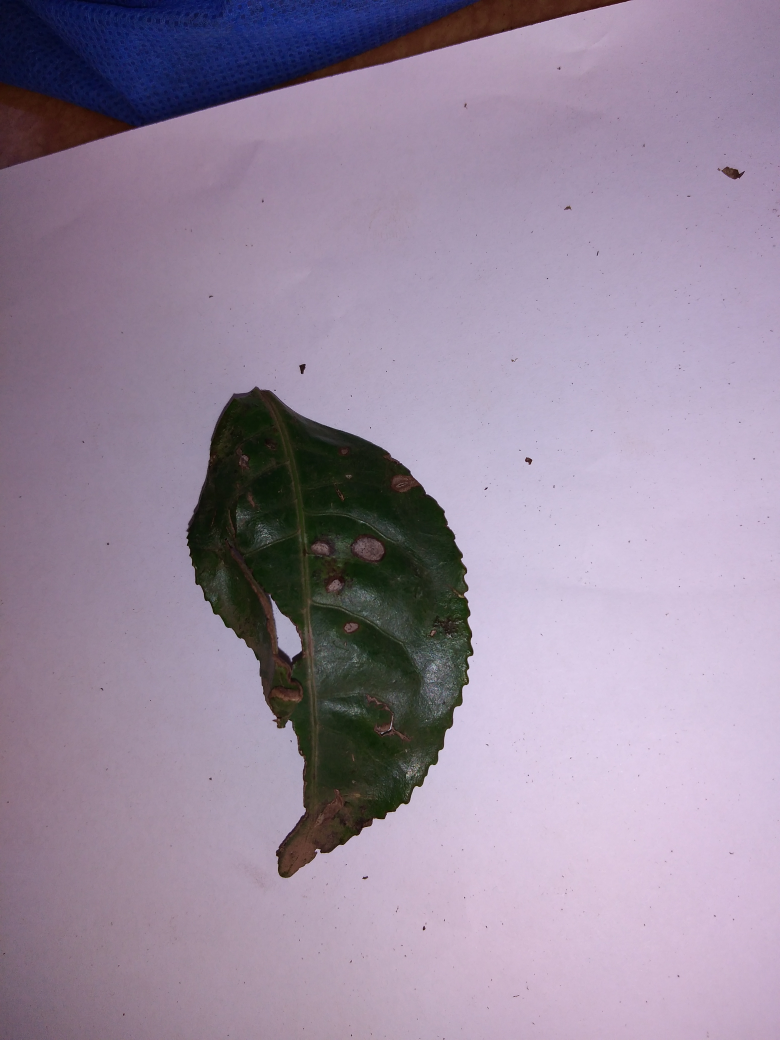
#> input picture Dataset/Anthracnose/IMG_20220503_143242.jpg, 3120 x 4160 px, found by its file name (shown at 1/4 size); its folder holds only this picture in this run
$ jupyter execute --allow-errors Percobaan_2.ipynb   (older library calls are emulated)
#> lines starting #> are read from the running program, lines starting #| are printed output that depends on the picture
## **FINAL PROJECT PCD: PERCOBAAN KE-2**

#### **Import Library**

[cell 1]
import os
import cv2 as cv
import matplotlib.pyplot as plt
import numpy as np
import pandas as pd
import seaborn as sns
from sklearn.model_selection import train_test_split, cross_val_predict
from sklearn.metrics import accuracy_score, classification_report
from skimage.feature import graycomatrix, graycoprops
from scipy.stats import entropy
from sklearn.ensemble import RandomForestClassifier
from sklearn.svm import SVC
from sklearn.neighbors import KNeighborsClassifier
from sklearn.metrics import accuracy_score, precision_score, recall_score, f1_score, confusion_matrix, classification_report
from sklearn.metrics import (confusion_matrix, ConfusionMatrixDisplay)

Kode diatas memuat berbagai pustaka (library) yang diperlukan untuk mendukung alur kerja pengembangan sistem pengenalan objek berbasis citra. Secara sistematis, kode tersebut mengimpor modul untuk pengelolaan data gambar, ekstraksi fitur statistik dari citra, serta penerapan berbagai algoritma klasifikasi seperti Random Forest, SVM, dan K-Nearest Neighbors. Selain itu, disertakan pula pustaka untuk pengolahan data numerik, visualisasi hasil, serta perangkat evaluasi untuk mengukur kinerja model klasifikasi berdasarkan parameter seperti akurasi dan confusion matrix.

#### **Load Dataset & Pra-pemrosesan Awal**

[cell 2]
data = []
labels = []
file_name = []

dataset_path = "dataset/"

for sub_folder in os.listdir(dataset_path):
    full_path = os.path.join(dataset_path, sub_folder)

    if not os.path.isdir(full_path):
        continue

    sub_folder_files = os.listdir(full_path)
    for i, filename in enumerate(sub_folder_files):
        img_path = os.path.join(full_path, filename)
        img = cv.imread(img_path)
#> img is the input picture: shape (4160, 3120, 3); mean B, G, R 158.9, 138.4, 153
        if img is not None:
            img = cv.cvtColor(img, cv.COLOR_BGR2GRAY)
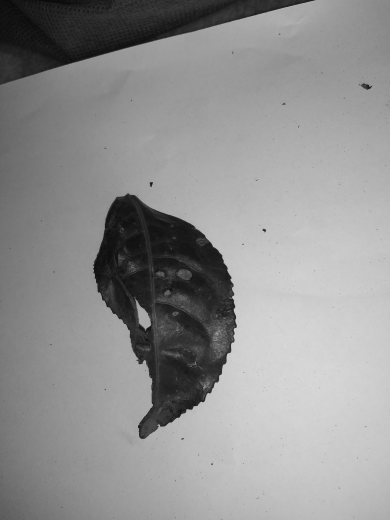
#> img: shape (4160, 3120) (shown at 1/8 size); min 0, max 250, mean 145.1
            img = cv.resize(img, (256, 256))
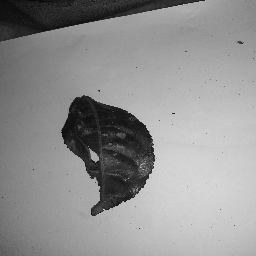
#> img: shape (256, 256); min 2, max 223, mean 145.1
            img = img.astype(np.uint8)

            data.append(img)
            labels.append(sub_folder)
            name = os.path.splitext(filename)[0]
            file_name.append(filename)

data = np.array(data)
labels = np.array(labels)

Kode diatas berfungsi untuk proses pemuatan (loading) dan pra-pemrosesan dataset gambar secara otomatis dari direktori penyimpanan. Program melakukan iterasi melalui setiap sub-folder di dalam direktori dataset, membaca file gambar yang ditemukan, lalu mengubahnya menjadi format grayscale serta menyeragamkan ukuran gambar menjadi 256x256 piksel. Seluruh data gambar yang berhasil diproses kemudian dikonversi ke dalam bentuk larik (array) NumPy, diikuti dengan penyimpanan label kategori berdasarkan nama folder asal serta daftar nama file terkait, yang bertujuan untuk mempermudah proses manipulasi data pada tahap analisis dan klasifikasi selanjutnya.

#### **Standarisasi Dimensi (Baseline)**

[cell 3]
def baseline(img):
    if len(img.shape) == 3:  # kalau RGB/BGR
        img = cv.cvtColor(img, cv.COLOR_BGR2GRAY)

    img = cv.resize(img, (128, 128))
    return img

# apply ke semua data
dataPreprocessed = [baseline(img) for img in data]
#> in baseline (call 2), `img = cv.resize(img, (128, 128))`:
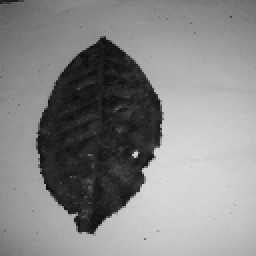
#> img: shape (128, 128) (shown 2 times larger); min 12, max 218, mean 134.7
#> dataPreprocessed = 2 items

Fungsi baseline diatas dirancang untuk melakukan pra-pemrosesan standar terhadap data gambar guna memastikan konsistensi format sebelum diolah lebih lanjut. Fungsi tersebut secara otomatis memeriksa apakah gambar memiliki format warna (RGB/BGR) dan mengubahnya menjadi skala keabuan (grayscale), kemudian menyeragamkan dimensi seluruh gambar menjadi 128x128 piksel. Setelah fungsi didefinisikan, dilakukan iterasi terhadap seluruh isi variabel data untuk menerapkan transformasi tersebut secara menyeluruh, sehingga menghasilkan kumpulan data yang telah seragam dan siap untuk tahapan analisis berikutnya.

#### **Analisis & Visualisasi Distribusi Data**

Kode dibawah bertujuan untuk melakukan analisis deskriptif dan visualisasi awal terhadap dataset guna memastikan komposisi data yang proporsional. Program terlebih dahulu menghitung distribusi jumlah citra di setiap kelas menggunakan pandas dan mempresentasikannya melalui diagram batang agar ketimpangan antar kelas dapat teridentifikasi dengan jelas. Selanjutnya, dilakukan pengambilan sampel acak sebanyak lima citra dari masing-masing kategori (Anthracnose, bird eye spot, dan healthy) untuk ditampilkan dalam bentuk grid visual. Proses ini sangat krusial dalam tahapan riset untuk memverifikasi kualitas data serta memastikan bahwa setiap kelas telah terwakili secara representatif sebelum melangkah ke tahap pelatihan model.

[cell 4]
# Mengubah list labels menjadi pandas Series untuk memudahkan penghitungan
label_series = pd.Series(labels)

# Menghitung jumlah kemunculan setiap label
label_counts = label_series.value_counts()

# Membuat diagram batang
plt.figure(figsize=(8, 6))
sns.barplot(x=label_counts.index, y=label_counts.values)
plt.title('Distribusi Jumlah Data per Label')
plt.xlabel('Label Kelas')
plt.ylabel('Jumlah Citra')
plt.show()
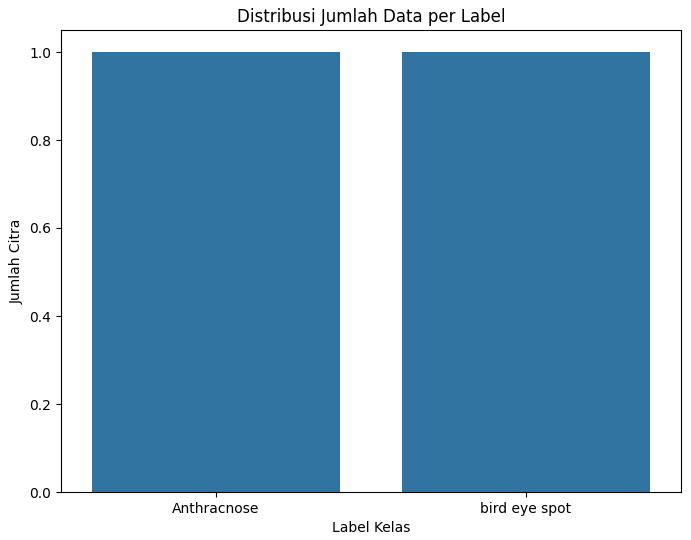
#> figure drawn by matplotlib, 1 panel

# Menampilkan jumlah data dan label secara keseluruhan
print(f"Total jumlah citra dalam dataset: {len(data)}")
#| Total jumlah citra dalam dataset: 2
print(f"Total jumlah label dalam dataset: {len(labels)}")
print(f"Jumlah kelas unik: {len(label_counts)}")
print("\nJumlah citra per kelas:")
print(label_counts)

# Mendapatkan indeks untuk kelas 'Anthracnose', 'bird eye spot' dan 'healthy'
Anthracnose_indices = np.where(labels == 'Anthracnose')[0]
bird_eye_spot_indices = np.where(labels == 'bird eye spot')[0]
healthy_indices = np.where(labels == 'healthy')[0]

# Mengambil 5 sampel acak jika jumlahnya lebih dari 5, atau semua sampel jika kurang dari 5
num_samples_to_show = 5
if len(Anthracnose_indices) >= num_samples_to_show:
    sample_Anthracnose_indices = np.random.choice(Anthracnose_indices, num_samples_to_show, replace=False)
else:
    sample_Anthracnose_indices = Anthracnose_indices

if len(bird_eye_spot_indices) >= num_samples_to_show:
    sample_bird_eye_spot_indices = np.random.choice(bird_eye_spot_indices, num_samples_to_show, replace=False)
else:
    sample_bird_eye_spot_indices = bird_eye_spot_indices

if len(healthy_indices) >= num_samples_to_show:
    sample_healthy_indices = np.random.choice(healthy_indices, num_samples_to_show, replace=False)
else:
    sample_healthy_indices = healthy_indices

# Menggabungkan indeks sampel
sample_indices = np.concatenate((sample_Anthracnose_indices, sample_bird_eye_spot_indices, sample_healthy_indices))

# Ubah bagian for loop untuk plotting sampel
plt.figure(figsize=(20, 10))
plt.suptitle('Sampel Citra dari Dataset', fontsize=16)

# Gunakan 3 baris (sesuai jumlah kelas) dan 5 kolom (sesuai num_samples_to_show)
for i, index in enumerate(sample_indices):
    plt.subplot(3, num_samples_to_show, i + 1)
    plt.imshow(data[index], cmap='gray')
    plt.title(f"Label: {labels[index]}")
    plt.axis('off')

plt.tight_layout(rect=[0, 0, 1, 0.96])
plt.show()

#### **Visualisasi Sampel Tiap Kelas**

Fungsi dibawah disusun untuk menyajikan representasi visual dari setiap kelas yang ada dalam dataset secara otomatis. Program mengidentifikasi semua kategori unik yang terdapat pada variabel labels, kemudian melakukan iterasi untuk memilih satu contoh citra dari tiap-tiap kelas tersebut. Jika suatu kelas memiliki jumlah data yang mencukupi, program akan menampilkan citra pada indeks ke-10 ke dalam sebuah tata letak grid yang rapi. Tujuannya adalah untuk memberikan gambaran visual yang cepat dan konsisten mengenai karakteristik citra dari masing-masing kategori, sehingga perbedaan visual antar kelas dapat diamati dengan lebih mudah.

[cell 5]
class_names = np.unique(labels)

def show_sample_images(images, labels, class_names):
    plt.figure(figsize=(15, 10))
    for i, class_name in enumerate(class_names):
        class_images = images[labels == class_name]
        if len(class_images) > 10:
            plt.subplot(3, 4, i + 1)
            plt.imshow(class_images[10], cmap='gray')
            plt.title(class_name)
            plt.axis('off')
    plt.tight_layout()
    plt.show()

show_sample_images(data, labels, class_names)

#### **Implementasi : Resize Citra**

[cell 6]
def resize_image(image, new_width, new_height):
    old_height, old_width = image.shape[:2]
    resized_image = np.zeros((new_height, new_width), dtype=np.uint8)
    for i in range(new_height):
        for j in range(new_width):
            x = int(j * old_width / new_width)
            y = int(i * old_height / new_height)
            resized_image[i, j] = image[y, x]
    return resized_image

Fungsi resize_image diatas mengimplementasikan algoritma nearest neighbor interpolation secara manual untuk mengubah dimensi citra ke ukuran yang ditentukan tanpa menggunakan pustaka eksternal. Secara teknis, fungsi ini membuat sebuah array kosong dengan dimensi baru, kemudian melakukan iterasi piksel demi piksel untuk memetakan koordinat dari citra asli ke koordinat yang sesuai pada citra target dengan melakukan perhitungan rasio perbandingan ukuran. Pendekatan ini memastikan bahwa setiap piksel pada citra hasil merupakan hasil pengambilan nilai dari titik terdekat pada citra sumber, sehingga ukuran gambar dapat disesuaikan sesuai kebutuhan sistem.

Kode dibawah berfungsi untuk memverifikasi hasil dari fungsi resize_image yang telah dibuat sebelumnya melalui perbandingan visual. Program mengambil satu sampel citra dari dataset, menerapkan proses perubahan ukuran menjadi 128x128 piksel menggunakan fungsi tersebut, kemudian menyandingkan citra asli dengan citra hasil perubahan ukuran dalam satu tampilan visual. Langkah ini sangat krusial dalam laporan penelitian untuk menunjukkan secara objektif bahwa proses perubahan dimensi telah berhasil dilakukan dengan tetap mempertahankan kualitas visual yang diperlukan bagi tahap klasifikasi selanjutnya.

[cell 7]
gambar_asli = data[0]

lebar_baru = 128
tinggi_baru = 128
gambar_resize = resize_image(gambar_asli, lebar_baru, tinggi_baru)

plt.figure(figsize=(10, 5))

plt.subplot(1, 2, 1)
plt.imshow(gambar_asli, cmap='gray')
plt.title(f"Asli: {gambar_asli.shape}")
plt.axis('off')

plt.subplot(1, 2, 2)
plt.imshow(gambar_resize, cmap='gray')
plt.title(f"Hasil Resize: {gambar_resize.shape}")
plt.axis('off')

plt.show()

#### **Konversi Grayscale & Validasi Dataset**

Kode dibawah bertujuan untuk memastikan keseragaman format warna pada seluruh dataset dengan melakukan proses konversi ke skala keabuan (grayscale) secara selektif. Program melakukan iterasi pada setiap citra dan memeriksa dimensinya, dimana jika citra masih memiliki tiga saluran warna (RGB/BGR), sistem akan mengubahnya menjadi satu saluran (grayscale), namun jika citra sudah berada dalam format dua dimensi, sistem akan membiarkannya tetap sebagaimana adanya. Setelah seluruh data dipastikan konsisten, hasil akhirnya dikonversi kembali menjadi larik (array) NumPy dan divalidasi dengan menampilkan sampel citra melalui fungsi show_sample_images untuk memastikan bahwa proses konversi warna berjalan dengan benar tanpa merusak informasi visual yang dibutuhkan.

[cell 8]
img_grey = []
for img in data:
    # Cek dulu apakah gambar sudah grayscale (punya 2 dimensi/tidak punya channel warna)
    if len(img.shape) == 2:
        img_grey.append(img)
    else:
        # Jika belum (masih 3 channel), baru lakukan konversi
        gray = cv.cvtColor(img, cv.COLOR_BGR2GRAY)
        img_grey.append(gray)
#> this loop made 2 passes
#> after the loop, img_grey = 2 items

img_grey = np.array(img_grey)

show_sample_images(img_grey, labels, class_names)

#### **Algoritma Histogram Equalization**

[cell 9]
def ekualisasi_histogram(citra):
    panjang, lebar = citra.shape

    # Hitung histogram
    histogram = np.zeros(256, dtype=int)
    for i in range(panjang):
        for j in range(lebar):
            nilai = citra[i, j]
            histogram[nilai] += 1

    # Hitung CDF
    cdf = np.zeros(256, dtype=int)
    for i in range(256):
        cdf[i] = np.sum(histogram[:i+1])

    # Normalisasi CDF
    cdf_min = cdf[cdf > 0].min() if np.any(cdf > 0) else 0
    cdf_norm = np.round((cdf - cdf_min) / (panjang * lebar - cdf_min) * 255).astype(int)

    # Petakan nilai baru
    hasil = np.zeros_like(citra, dtype=int)
    for i in range(panjang):
        for j in range(lebar):
            val = citra[i, j]
            hasil[i, j] = cdf_norm[val]

    return hasil.astype(np.uint8)

Fungsi ekualisasi_histogram diatas diimplementasikan untuk meningkatkan kontras citra secara otomatis dengan meratakan distribusi intensitas piksel. Proses ini diawali dengan menghitung frekuensi kemunculan setiap nilai keabuan, kemudian membangun fungsi distribusi kumulatif (Cumulative Distribution Function atau CDF) sebagai dasar normalisasi. Nilai piksel pada citra asli kemudian dipetakan kembali ke rentang nilai baru berdasarkan hasil normalisasi tersebut, sehingga intensitas warna pada citra terdistribusi lebih merata.

#### **Algoritma Spatial Filtering (Mean, Median, Modus)**

[cell 10]
def filter_citra(img, size, mode):
    # dimensi gambar
    height, width = img.shape
    # ukuran padding
    pad = size // 2
    # tambah padding tepi / add edge padding
    padded = np.pad(img, pad, mode='edge')
    # kanvas hasil
    canvas = np.zeros_like(img, dtype=np.uint8)
    match mode:
        case 'mean':
            area = size * size
            for i in range(height):
                for j in range(width):
                    region = padded[i:i+size, j:j+size]
                    total_sum = 0
                    for row in region:
                        for pixel in row:
                            total_sum += int(pixel)

                    canvas[i, j] = total_sum // area

        case 'median':
            # filter median
            for i in range(height):
                for j in range(width):
                    # area kernel
                    region = padded[i:i+size, j:j+size]
                    # rumus median manual
                    values = []
                    for row in region:
                        for val in row:
                            values.append(val)
                    # urutkan manual
                    n = len(values)
                    for a in range(n):
                        for b in range(0, n - a - 1):
                            if values[b] > values[b + 1]:
                                values[b], values[b + 1] = values[b + 1], values[b]
                    # ambil nilai tengah
                    mid = n // 2
                    if n % 2 == 0:
                        canvas[i, j] = (values[mid - 1] + values[mid]) // 2
                    else:
                        canvas[i, j] = values[mid]

        case 'modus':
            # filter modus
            for i in range(height):
                for j in range(width):
                    # area kernel
                    region = padded[i:i+size, j:j+size]
                    # ratakan array
                    values = region.ravel()
                    # hitung kemunculan
                    count = {}
                    for val in values:
                        if val in count:
                            count[val] += 1
                        else:
                            count[val] = 1
                    # cari nilai terbanyak
                    max_count = 0
                    mode_val = 0
                    for val, freq in count.items():
                        if freq > max_count:
                            max_count = freq
                            mode_val = val
                    # simpan hasil
                    canvas[i, j] = mode_val

    return canvas

Fungsi filter_citra diatas dirancang untuk menerapkan teknik perbaikan citra melalui operasi spatial filtering berbasis kernel dengan ukuran yang dapat ditentukan. Sistem terlebih dahulu menambahkan padding pada tepi citra agar proses penyaringan dapat mencakup seluruh area gambar secara menyeluruh. Tergantung pada parameter mode yang dipilih, fungsi akan menjalankan salah satu dari tiga metode statistik: mean filter untuk meratakan intensitas (penghalusan), median filter untuk mereduksi derau (noise) dengan mengurutkan nilai piksel dalam kernel, atau modus filter untuk mengganti nilai piksel dengan nilai yang paling sering muncul di sekitarnya. Implementasi manual ini memungkinkan kontrol penuh terhadap bagaimana setiap piksel dihitung dan dimodifikasi untuk meningkatkan kualitas citra sebelum masuk ke tahap analisis fitur.

#### **Pipeline : Median Filter & Histogram Equalization**

[cell 11]
def median_equal(img):
    # 1. resize
    img = cv.resize(img, (128, 128))

    # 2. median filter pakai fungsi filter_citra yg sudah ada
    img_median = filter_citra(img, size=3, mode='median')
#> in filter_citra, `padded = np.pad(img, pad, mode='edge')`:
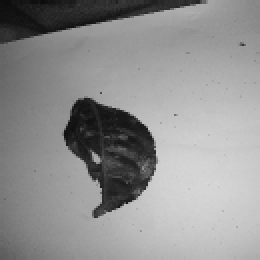
#> padded: shape (130, 130) (shown 2 times larger); min 10, max 215, mean 144.5

    img_eq = ekualisasi_histogram(img_median)

    return img_eq

# apply ke semua data
dataMedianEqual = [median_equal(img) for img in data]
#> after the loop in ekualisasi_histogram, `for i in range(panjang):`: histogram = 256 values, max 321 at index 153, min 0 at index 0, mean 64
#> after the loop in ekualisasi_histogram, `for i in range(256):`: cdf = 256 values from 0 to 16384
#> in ekualisasi_histogram, `cdf_min = cdf[cdf > 0].min() if np.any(cdf > 0) else 0`: cdf_min = 3
#> in ekualisasi_histogram, `cdf_norm = np.round((cdf - cdf_min) / (panjang * lebar - cdf_min) * 25..`: cdf_norm = 256 values from 0 to 255
#> after the loop in ekualisasi_histogram, `for i in range(panjang):`:
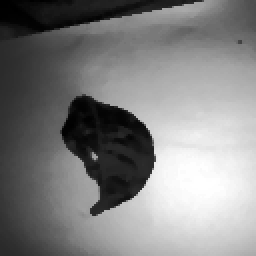
#> hasil: shape (128, 128) int64 (shown 2 times larger); min 0, max 255, mean 128.6
#> (the rest of the program and of its run is left out)
